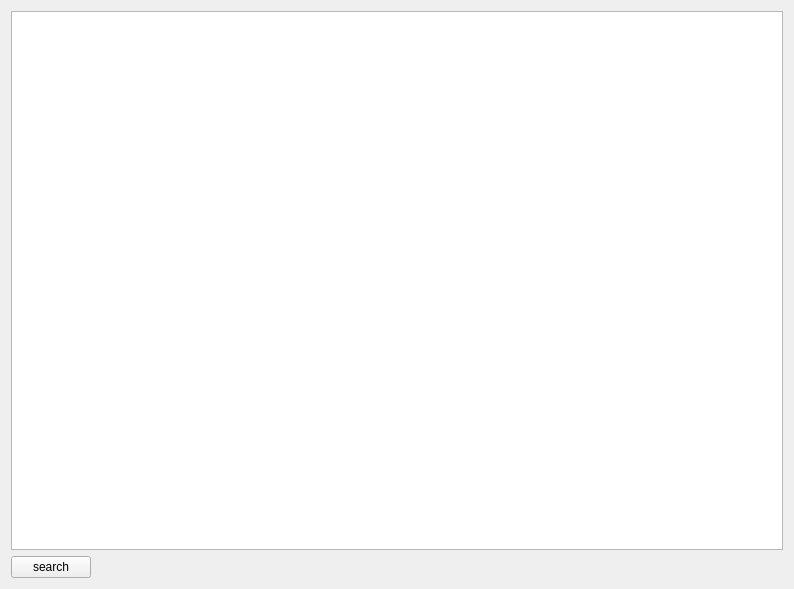
<?xml version="1.0" encoding="UTF-8"?>
<ui version="4.0">
 <class>SysCamCaliInfoWidget</class>
 <widget class="QWidget" name="SysCamCaliInfoWidget">
  <property name="geometry">
   <rect>
    <x>0</x>
    <y>0</y>
    <width>794</width>
    <height>589</height>
   </rect>
  </property>
  <property name="windowTitle">
   <string notr="true">Form</string>
  </property>
  <layout class="QVBoxLayout" name="verticalLayout_2">
   <item>
    <widget class="QTableWidget" name="tableWidget"/>
   </item>
   <item>
    <layout class="QHBoxLayout" name="horizontalLayout">
     <item>
      <widget class="QPushButton" name="search">
       <property name="text">
        <string notr="true">search</string>
       </property>
      </widget>
     </item>
     <item>
      <spacer name="horizontalSpacer">
       <property name="orientation">
        <enum>Qt::Horizontal</enum>
       </property>
       <property name="sizeHint" stdset="0">
        <size>
         <width>40</width>
         <height>20</height>
        </size>
       </property>
      </spacer>
     </item>
    </layout>
   </item>
  </layout>
 </widget>
 <resources/>
 <connections/>
</ui>
